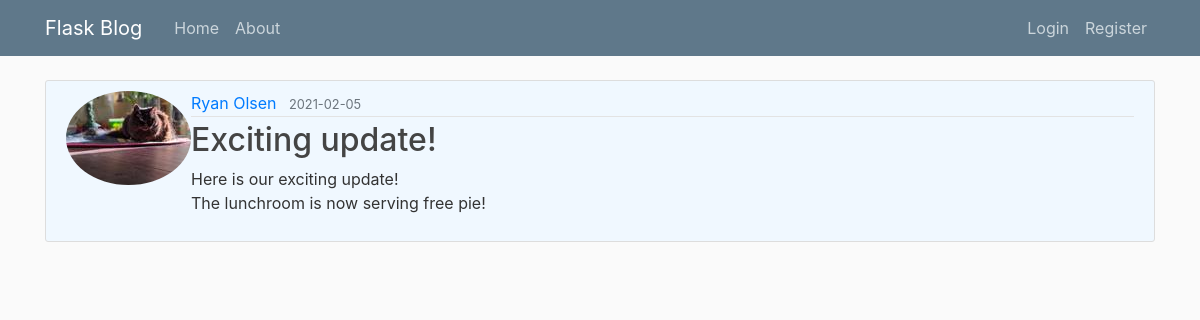
Screenshot of /post/26 with the database file from the repository.
### flaskblog/models.py (models this page shows, shortened)
class User(db.Model, UserMixin):
    id = db.Column(db.Integer, primary_key=True)
    username = db.Column(db.String(20), unique=True, nullable=False) #string with max length of 20 characters
    email = db.Column(db.String(120), unique=True, nullable=False) #string with max length of 120 characters
    image_file = db.Column(db.String(20), nullable=False, default='default.jpg')  #image for user profiole pictures
    password = db.Column(db.String(60), nullable=False)
    posts = db.relationship('Post', backref='author', lazy=True)

class Post(db.Model, UserMixin):
    id = db.Column(db.Integer, primary_key=True)
    title = db.Column(db.String(100), nullable=False)
    date_posted = db.Column(db.DateTime, nullable=False, default=datetime.utcnow)
    content = db.Column(db.Text, nullable=False)
    user_id = db.Column(db.Integer, db.ForeignKey('user.id'), nullable=False)

### flaskblog/posts/routes.py (the view)
@posts.route("/post/<int:post_id>")
def post(post_id):
    post = Post.query.get_or_404(post_id)
    return render_template('post.html', title=post.title, post=post)

### flaskblog/templates/post.html (shortened to what this page needs)
{% extends "layout.html" %}
{% block content %}
  <article class="media content-section">
    <img class="rounded-circle article-image" src="{{ url_for('static', filename='profile_pics/' + post.author.image_file) }}">
    <div class="media-body">
      <div class="article-metadata">
        <a class="mr-2" href="{{ url_for('users.user_posts', username=post.author.username)}}">{{ post.author.username }}</a>
        <small class="text-muted">{{ post.date_posted.strftime('%Y-%m-%d') }}</small>
      </div>
      <h2 class="article-title">{{ post.title }}</h2>
      <p class="article-content">{{ post.content }}</p>
    </div>
  </article>
{% endblock content %}

### flaskblog/static/main.css (style rules this page uses)
body { background: #fafafa; color: #333333; margin-top: 5rem; }
h1, h2, h3, h4, h5, h6 { color: #444444; }
.content-section { background: #F0F8FF; padding: 10px 20px; border: 1px solid #dddddd; border-radius: 3px; margin-bottom: 20px; }
.article-title { color: #444444; }
.article-content { white-space: pre-line; }
.article-metadata { padding-bottom: 1px; margin-bottom: 4px; border-bottom: 1px solid #e3e3e3 }

### rows the page displays
User: image_file (picture), author.username "Ryan Olsen"
Post: date_posted "2021-02-05", title "Exciting update!", content "Here is our exciting update! The lunchroom is now serving free pie!"
